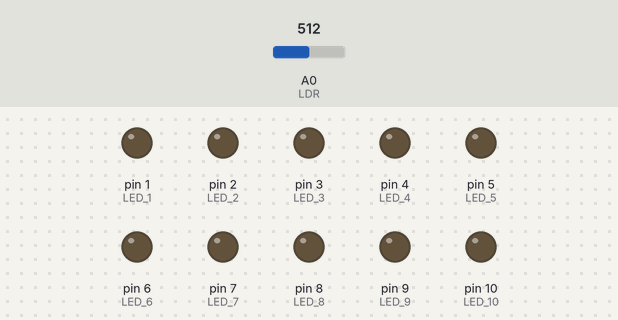
Bench run of a sketch on a simulated Arduino Uno, built with avr-gcc and run on an emulated ATmega328P. Parts: output pins drawn as LEDs (lit = HIGH). The inputs (shaded band) are chosen by the test bench; at power-on: A0 (LDR) = 512.

Above: at 1.2 s.
1.3 s: A0 (LDR) set to 636
2.8 s: A0 (LDR) set to 665
At 3.1 s:
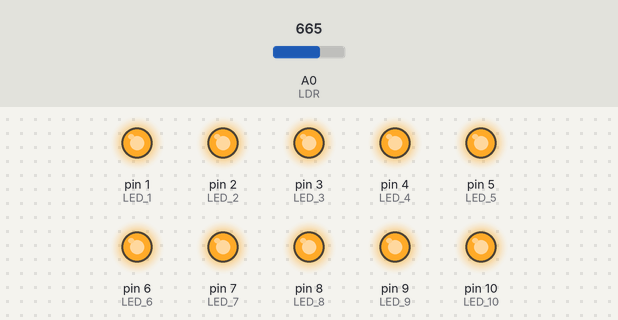
4.3 s: A0 (LDR) set to 640
At 5.5 s:
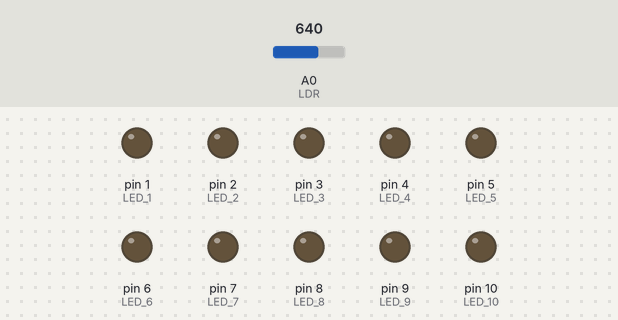
5.8 s: A0 (LDR) set to 660
At 6.6 s:
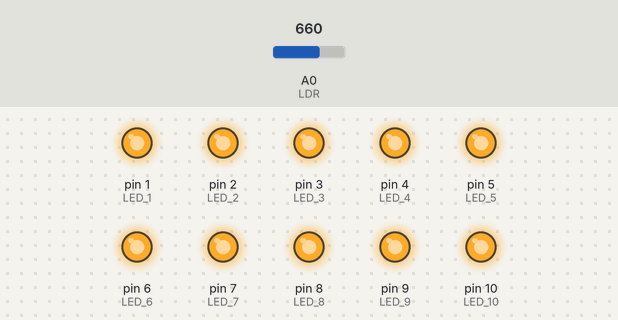
Timing chart, 0 to 8.3 s (numbered marks = the images above; inputs shaded):
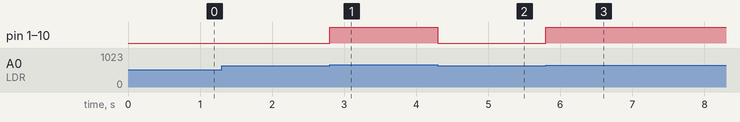

The sketch:

Outer_Lighting.ino
```cpp
#define LED_1 1          //Pin where the LED_1 is located.
#define LED_2 2          //Pin where the LED_2 is located.
#define LED_3 3          //Pin where the LED_3 is located.
#define LED_4 4          //Pin where the LED_4 is located.
#define LED_5 5          //Pin where the LED_5 is located.
#define LED_6 6          //Pin where the LED_6 is located.
#define LED_7 7          //Pin where the LED_7 is located.
#define LED_8 8          //Pin where the LED_8 is located.
#define LED_9 9          //Pin where the LED_9 is located.
#define LED_10 10        //Pin where the LED_10 is located.

void setup() {
pinMode (LED_1, OUTPUT);          //LED_1 is set as output.
pinMode (LED_2, OUTPUT);          //LED_2 is set as output.
pinMode (LED_3, OUTPUT);          //LED_3 is set as output.
pinMode (LED_4, OUTPUT);          //LED_4 is set as output.
pinMode (LED_5, OUTPUT);          //LED_5 is set as output.
pinMode (LED_6, OUTPUT);          //LED_6 is set as output.
pinMode (LED_7, OUTPUT);          //LED_7 is set as output.
pinMode (LED_8, OUTPUT);          //LED_8 is set as output.
pinMode (LED_9, OUTPUT);          //LED_9 is set as output.
pinMode (LED_10,OUTPUT);          //LED_10 is set as output.

}

void loop() {
int value =analogRead(A0);       //Value that comes from LDR.
if (value < 650)
{               //If value is smaller than 650,thıs statement works.
    setLeds(LOW);
}
else  //If the value is bigger than 650, this statement works.
{
    setLeds(HIGH);
}
}
void setLeds(int status)
{
    digitalWrite(LED_1, status);          //All LEDs are HIGH.
    digitalWrite(LED_2, status);
    digitalWrite(LED_3, status);
    digitalWrite(LED_4, status);
    digitalWrite(LED_5, status);
    digitalWrite(LED_6, status);
    digitalWrite(LED_7, status);
    digitalWrite(LED_8, status);
    digitalWrite(LED_9, status);
    digitalWrite(LED_10, status);
}
```

Measured:
- the behaviour switches between 649 and 650 on A0 (LDR) (found by bisection; images 0 and 1)
- after the input at 1.3 s, every drawn part: stays the same
- after the input at 2.8 s, pin 1 (LED_1), pin 2 (LED_2), pin 3 (LED_3), pin 4 (LED_4), pin 5 (LED_5), pin 6 (LED_6), pin 7 (LED_7), pin 8 (LED_8), pin 9 (LED_9), pin 10 (LED_10): LOW → HIGH at once
- after the input at 4.3 s, pin 1 (LED_1), pin 2 (LED_2), pin 3 (LED_3), pin 4 (LED_4), pin 5 (LED_5), pin 6 (LED_6), pin 7 (LED_7), pin 8 (LED_8), pin 9 (LED_9), pin 10 (LED_10): HIGH → LOW at once
- after the input at 5.8 s, pin 1 (LED_1), pin 2 (LED_2), pin 3 (LED_3), pin 4 (LED_4), pin 5 (LED_5), pin 6 (LED_6), pin 7 (LED_7), pin 8 (LED_8), pin 9 (LED_9), pin 10 (LED_10): LOW → HIGH at once
